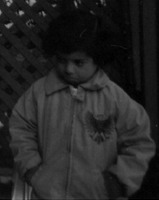
#> input picture Pertemuan 2/WhatsApp Image 2024-03-20 at 13.59.42_9387d6fe.jpg, 159 x 200 px, given in place of bunga.png, which was not available
$ jupyter execute HistogramCitra.ipynb   (text cells are left out)
#> lines starting #> are read from the running program, lines starting #| are printed output that depends on the picture; pictures that were not available may be replaced by others from this repository, and a replacement may not be noted
[cell 1]
#Pustaka yang dibutuhkan
import cv2
import numpy as np
import matplotlib.pyplot as plt
from google.colab import files
from google.colab.patches import cv2_imshow

[cell 2]
#Upload citra
uplot = files.upload()
#> the answer given: WhatsApp Image 2024-03-20 at 13.59.42_9387d6fe.jpg

[cell 3]
#membaca citra
citra = cv2.imread('bunga.png')
#> citra is the input picture: shape (200, 159, 3); min 0, max 146, mean 36.2

[cell 4]
cv2_imshow(citra)

[cell 5]
#ubah citra ke dalam citra abu2
abu2 = cv2.cvtColor(citra, cv2.COLOR_BGR2GRAY)

[cell 6]
#Perataan histogram/histogram equalization
perataan = cv2.equalizeHist(abu2)
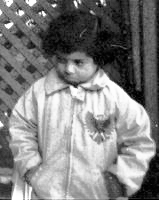
#> perataan: shape (200, 159); min 0, max 255, mean 129.3

hist1 = cv2.calcHist([abu2],[0],None,[256],[0,256])
#> hist1 = 256 values, max 977 at index 8, min 0 at index 119, mean 124.2
hist2 = cv2.calcHist([perataan],[0],None,[256],[0,256])
#> hist2 = 256 values, max 977 at index 30, min 0 at index 2, mean 124.2

[cell 7]
plt.subplot(221),plt.imshow(citra),plt.axis('off')
#plt.subplot(221),plt.imshow(cv2.cvtColor(citra, cv2.COLOR_BGR2RGB)),plt.axis('off')
plt.subplot(222),plt.plot(hist1)
plt.subplot(223),plt.imshow(perataan,cmap='gray'),plt.axis('off')
plt.subplot(224),plt.plot(hist2);
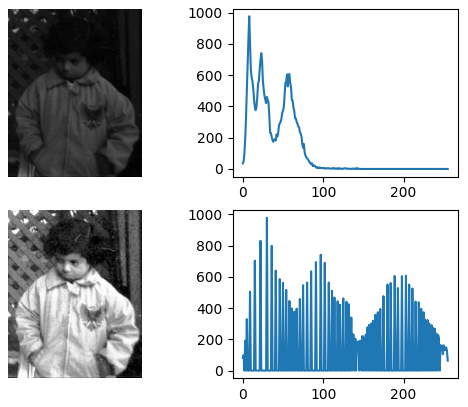
#> figure drawn by matplotlib, 4 panels; panel 2: curve peaks at x = 8, y = 977; panel 4: curve peaks at x = 30, y = 977

[cell 8]
plt.hist(abu2.ravel(),256,[0,256])
plt.show()
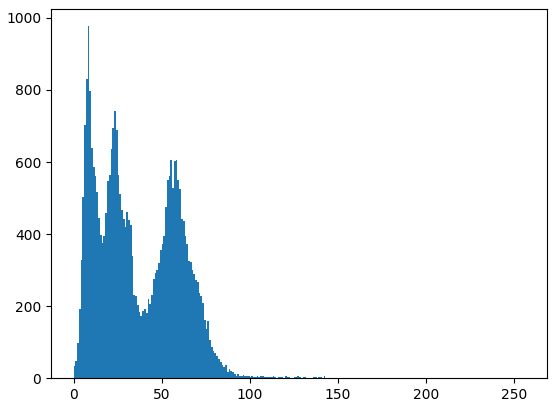
#> figure drawn by matplotlib, 1 panel; tallest bar 977 high, from x = 8 to 9

plt.hist(perataan.ravel(),256,[0,256])
plt.show()
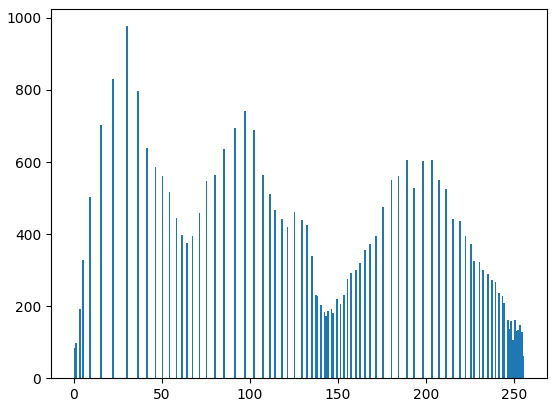
#> figure drawn by matplotlib, 1 panel; tallest bar 977 high, from x = 30 to 31

[cell 9]
#memisahkan channel warna RGB
channels = cv2.split(citra)

#perataan histogram untuk setiap channel warna RGB
equalized_channels = []
for channel in channels:
    equalized_channel = cv2.equalizeHist(channel)
    equalized_channels.append(equalized_channel)
#> this loop made 3 passes
#> after the loop, equalized_channels = 3 items

#Gabung hasil perataan
equalized_image = cv2.merge(equalized_channels)

[cell 10]
for i, col in enumerate(['r', 'g', 'b']):
    hist = cv2.calcHist([citra], [i], None, [256], [0, 256])
    plt.subplot(223)
    plt.title('Sebelum Perataan')
    plt.plot(hist, color = col)
    hist2 = cv2.calcHist([equalized_image], [i], None, [256], [0, 256])
    plt.subplot(224)
    plt.title('Sesudah Perataan')
    plt.plot(hist2, color = col)


    plt.tight_layout()
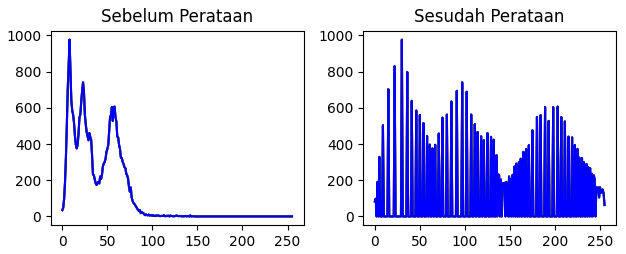
#> figure drawn by matplotlib, 2 panels; panel 1: curve peaks at x = 8, y = 977; panel 1: curve peaks at x = 8, y = 977; panel 1: curve peaks at x = 8, y = 977; panel 2: curve peaks at x = 30, y = 977

[cell 11]
for i, col in enumerate(['r', 'g', 'b']):
    hist = cv2.calcHist([citra], [i], None, [256], [0, 256])
    plt.subplot(221)
    plt.title('Color Histogram')
    plt.plot(hist, color = col)
    plt.xlim([0, 256])

    hist2 = cv2.calcHist([equalized_image], [i], None, [256], [0, 256])
    plt.subplot(222)
    plt.title('Color Histogram')
    plt.plot(hist2, color = col)
    plt.xlim([0, 256])

    plt.tight_layout()
    plt.show()
#> this loop made 3 passes
#> pass 1, `plt.show()`:
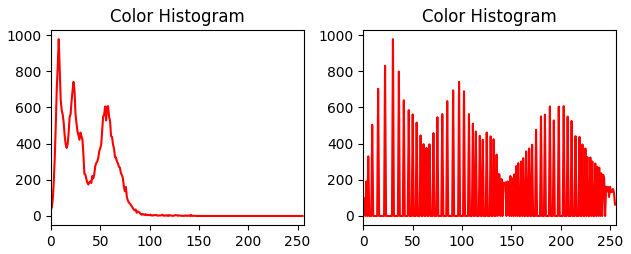
#> figure drawn by matplotlib, 2 panels; panel 1: curve peaks at x = 8, y = 977; panel 2: curve peaks at x = 30, y = 977
#> pass 2, `plt.show()`:
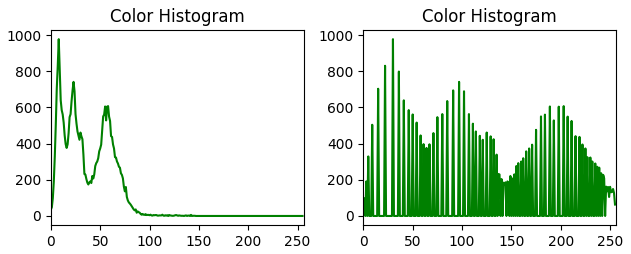
#> figure drawn by matplotlib, 2 panels; panel 1: curve peaks at x = 8, y = 977; panel 2: curve peaks at x = 30, y = 977

[cell 12]
plt.subplot(1, 2, 1)
plt.title("Citra Asli")
plt.imshow(cv2.cvtColor(citra, cv2.COLOR_RGB2BGR))
plt.axis('off')

plt.subplot(1, 2, 2)
plt.title("Citra Hasil")
plt.imshow(equalized_image, cmap='gray')
plt.axis('off')
plt.show()

$ run again, on Pertemuan 7/WhatsApp Image 2024-05-08 at 13.17.00_079902fb.jpg
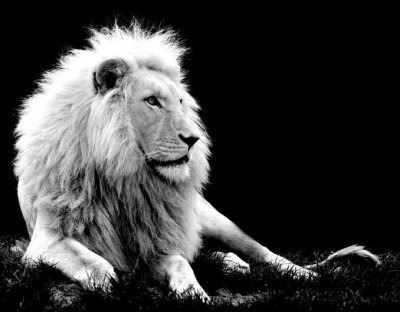
#> input picture Pertemuan 7/WhatsApp Image 2024-05-08 at 13.17.00_079902fb.jpg, 400 x 312 px, given in place of bunga.png, which was not available
#> citra is the input picture: shape (312, 400, 3); min 0, max 255, mean 59.4
#> hist1 = 256 values, max 61523 at index 0, min 125 at index 71, mean 487.5
#> hist2 = 256 values, max 61523 at index 0, min 0 at index 1, mean 487.5
#> `plt.show()`:
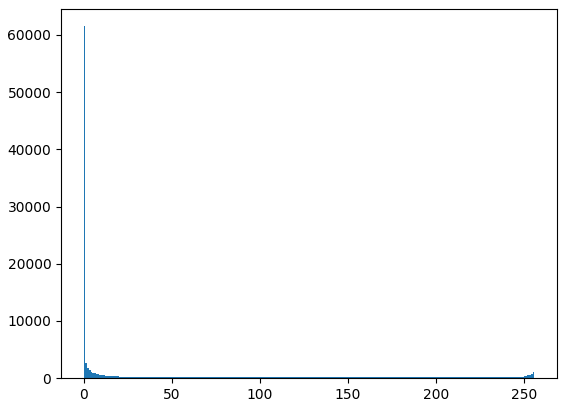
#> figure drawn by matplotlib, 1 panel; tallest bar 61523 high, from x = 0 to 1
#> the loop `for channel in channels:` made 3 passes
#> after the loop `for channel in channels:`: equalized_channels = 3 items
#> the loop `for i, col in enumerate(['r', 'g', 'b']):` made 3 passes
#> pass 1, `plt.show()`:
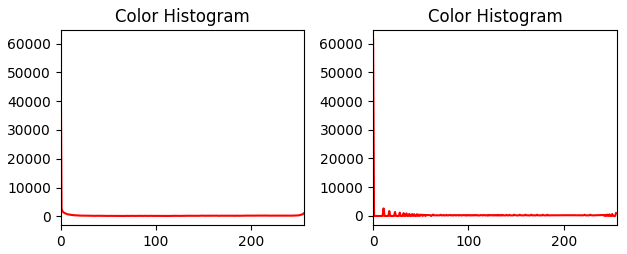
#> figure drawn by matplotlib, 2 panels; panel 1: curve peaks at x = 0, y = 61523; panel 2: curve peaks at x = 0, y = 61523
